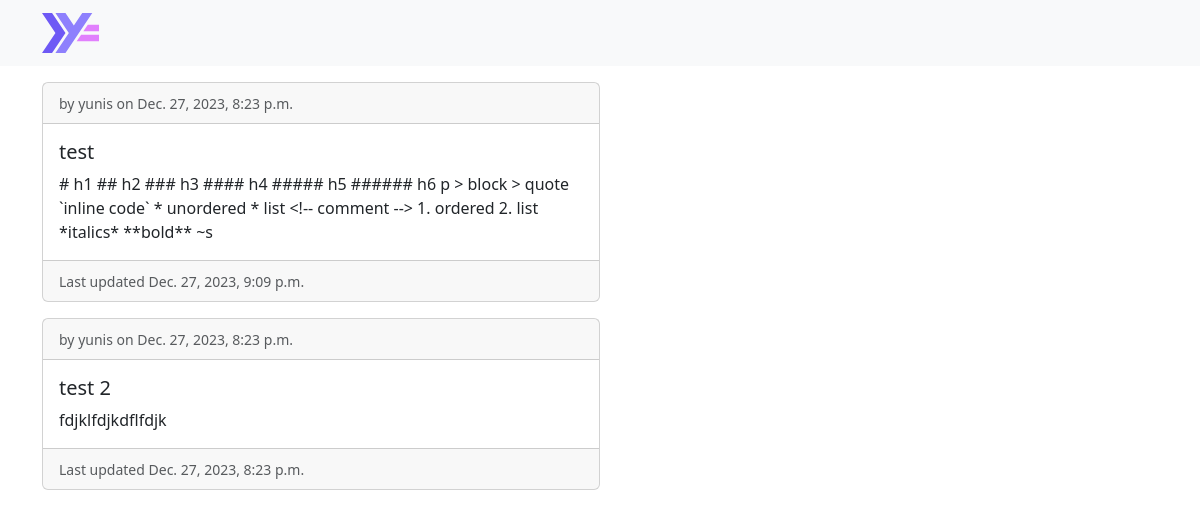
The page / on the database its author committed.
### apps/blog/models.py (models this page shows, shortened)
class Post(models.Model):
    title = models.CharField(max_length=100, unique=True)
    content = models.TextField()
    author = models.ForeignKey(Author, on_delete=models.CASCADE)
    created = models.DateTimeField(auto_now_add=True)
    updated = models.DateTimeField(auto_now=True)
    slug = models.SlugField(max_length=100, unique=True)

class Author(models.Model):
    user = models.OneToOneField(User, on_delete=models.CASCADE)
    def __str__(self):
        return self.user.username

### apps/blog/views.py (the view)
# urls.py: path("", BlogListView.as_view(), name="blog_list"),
class BlogListView(ListView):
    model = Post
    template_name = "blog/templates/index.html"

### templates/blog/templates/index.html (shortened to what this page needs)
{% extends "base.html" %}
{% block content %}
  {% for post in post_list %}
    <div class="card w-50 mb-3">
      <div class="card-header">
        <small class="text-body-secondary">by {{ post.author }} on {{ post.created }}</small>
      </div>
      <div class="card-body">
        <h5 class="card-title">{{ post.title }}</h5>
        <p class="card-text">{{ post.content|slice:200 }}</p>
      </div>
      <div class="card-footer">
        <small class="text-body-secondary">Last updated {{ post.updated }}</small>
      </div>
    </div>
  {% endfor %}
{% endblock %}

### templates/base.html (shortened to what this page needs)
{% load static %}
<!DOCTYPE html>
<html lang="en">
<head>
  <link href="https://cdn.jsdelivr.net/npm/bootstrap@5.3.2/dist/css/bootstrap.min.css" rel="stylesheet"
>
</head>
<body>
<nav class="navbar bg-body-tertiary mb-3">
  <div class="container">
    <a class="navbar-brand" href="/">
      <img src='{% static "favicon.svg" %}' alt="favicon" height="40">
    </a>
  </div>
</nav>
<main class="container">
  {% block content %}
  {% endblock %}
</main>
</body>
</html>

### rows shown on the page
Post: author "yunis", created "Dec. 27, 2023, 8:23 p.m.", title "test", content "# h1 ## h2 ### h3 #### h4 ##### h5 ###### h6 p > block > quote `inline code` * unordered * list <!-- comment --> 1. ordered 2. list *italics* **bold** ~s", updated "Dec. 27, 2023, 9:09 p.m."
Post: author "yunis", created "Dec. 27, 2023, 8:23 p.m.", title "test 2", content "fdjklfdjkdflfdjk", updated "Dec. 27, 2023, 8:23 p.m."
